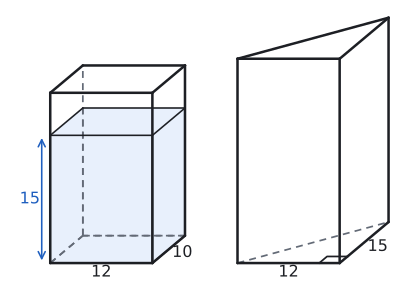

Here is the Python script that generated this plot:
import sys; sys.path.insert(0, "tools")
from cizim import *

# Eğik izdüşüm: genişlik (x) ve yükseklik (z) gerçek ölçüde, derinlik (y) yarıya kısaltılmış ve 40° eğik.
KD, TETA = 0.5, np.radians(40)
CX, SY = KD * np.cos(TETA), KD * np.sin(TETA)
GOZ = np.array([CX, -1.0, SY])  # bakan göze doğru yön

def P(p):
    x, y, z = p
    return np.array([x + CX * y, z + SY * y])

def prizma(ax, taban, v, renkler=None, lw=2.0):
    """taban: dışbükey çokgenin 3B köşeleri, v: öteleme vektörü (yanal ayrıt). Görünmeyen ayrıtlar kesikli."""
    taban = [np.array(t, float) for t in taban]; v = np.array(v, float); n = len(taban)
    ust = [t + v for t in taban]; merkez = sum(taban) / n + v / 2
    yuzler = [list(range(n)), list(range(n, 2 * n))] + [[i, (i + 1) % n, n + (i + 1) % n, n + i] for i in range(n)]
    kose = taban + ust; gorunur = []
    for y in yuzler:
        a, b, c = kose[y[0]], kose[y[1]], kose[y[2]]
        nor = np.cross(b - a, c - a)
        if np.dot(nor, sum(kose[i] for i in y) / len(y) - merkez) < 0: nor = -nor
        gorunur.append(np.dot(nor, GOZ) > 1e-9)
    renkler = renkler or {}
    for k, y in enumerate(yuzler):
        if k in renkler and gorunur[k]:
            ax.add_patch(patches.Polygon([P(kose[i]) for i in y], closed=True, facecolor=renkler[k], edgecolor="none", zorder=1))
    kenarlar = {}
    for k, y in enumerate(yuzler):
        for j in range(len(y)):
            e = tuple(sorted((y[j], y[(j + 1) % len(y)])))
            kenarlar[e] = kenarlar.get(e, False) or gorunur[k]
    for (i, j), g in kenarlar.items():
        a, b = P(kose[i]), P(kose[j])
        if g: ax.plot([a[0], b[0]], [a[1], b[1]], color=YAZI, lw=lw, zorder=4, solid_capstyle="round")
        else: ax.plot([a[0], b[0]], [a[1], b[1]], color=SOLUK, lw=1.3, ls=(0, (4, 3)), zorder=2)
    return kose

def cizgi(ax, p, q, renk=KIRMIZI, lw=2.4, ls="-", z=5):
    a, b = P(p), P(q); ax.plot([a[0], b[0]], [a[1], b[1]], color=renk, lw=lw, ls=ls, zorder=z)

def yaz(ax, p, s, dx=0.0, dy=0.0, renk=YAZI, boy=13, **kw):
    q = P(p); ax.text(q[0] + dx, q[1] + dy, s, ha=kw.pop("ha", "center"), va=kw.pop("va", "center"), color=renk, fontsize=boy, zorder=7, **kw)

def dik(ax, k, u, w, r=0.4, renk=YAZI):
    k, u, w = np.array(k, float), np.array(u, float), np.array(w, float)
    u = u / np.linalg.norm(u); w = w / np.linalg.norm(w)
    pts = [P(k + r * u), P(k + r * u + r * w), P(k + r * w)]
    ax.plot([p[0] for p in pts], [p[1] for p in pts], color=renk, lw=1.3, zorder=6)

def bitir(ax, pay=0.6):
    ax.set_aspect("equal"); ax.axis("off"); ax.autoscale_view(); ax.margins(0.04)
# Alıştırma 10: soldaki kap 12 × 10 tabanlı, sıvı 15 cm; sağdaki kap tabanı dik kenarları 12 ve 15 olan dik üçgen
fig, ax = sekil(6, 3.8)
# sol kap: 12 (x) × 10 (y) × 20 (z), sıvı 15
prizma(ax, [(0, 0, 0), (12, 0, 0), (12, 0, 15), (0, 0, 15)], (0, 10, 0), renkler={0: MAVI_ACIK, 1: MAVI_ACIK, 4: MAVI_ACIK, 2: MAVI_ACIK, 3: MAVI_ACIK, 5: MAVI_ACIK}, lw=1.2)
prizma(ax, [(0, 0, 0), (12, 0, 0), (12, 10, 0), (0, 10, 0)], (0, 0, 20), lw=1.9)
yaz(ax, (6, 0, 0), "12", dy=-1.1, boy=12)
yaz(ax, (12, 5, 0), "10", dx=1.6, dy=-0.4, boy=12)
yaz(ax, (0, 0, 7.5), "15", dx=-2.4, renk=MAVI, boy=12)
ax.annotate("", xy=(-1.0, 15), xytext=(-1.0, 0), arrowprops=dict(arrowstyle="<->", color=MAVI, lw=1.2))
# sağ kap: taban dik üçgen (x yönünde 12, y yönünde 15), yükseklik 24
ox = 22
prizma(ax, [(ox, 0, 0), (ox + 12, 0, 0), (ox + 12, 15, 0)], (0, 0, 24), lw=1.9)
dik(ax, (ox + 12, 0, 0), (-1, 0, 0), (0, 1, 0), r=2.4)
yaz(ax, (ox + 6, 0, 0), "12", dy=-1.1, boy=12)
yaz(ax, (ox + 12, 7.5, 0), "15", dx=1.6, dy=-0.5, boy=12)
ax.set_xlim(-5, 42); ax.set_ylim(-3, 30)
ax.set_aspect("equal"); ax.axis("off")
kaydet(fig, __file__)
